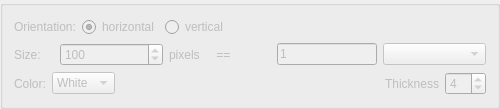
             <widget class="QGroupBox" name="scale_groupbox">
              <property name="enabled">
               <bool>false</bool>
              </property>
              <property name="sizePolicy">
               <sizepolicy hsizetype="Expanding" vsizetype="Preferred">
                <horstretch>0</horstretch>
                <verstretch>0</verstretch>
               </sizepolicy>
              </property>
              <property name="minimumSize">
               <size>
                <width>500</width>
                <height>0</height>
               </size>
              </property>
              <property name="maximumSize">
               <size>
                <width>500</width>
                <height>16777215</height>
               </size>
              </property>
              <property name="title">
               <string/>
              </property>
              <layout class="QVBoxLayout" name="verticalLayout_2">
               <item>
                <layout class="QHBoxLayout" name="horizontalLayout_2">
                 <item>
                  <widget class="QLabel" name="label_2">
                   <property name="text">
                    <string>Orientation:</string>
                   </property>
                  </widget>
                 </item>
                 <item>
                  <widget class="QRadioButton" name="scale_horizontal_orientation">
                   <property name="text">
                    <string>horizontal</string>
                   </property>
                   <property name="checked">
                    <bool>true</bool>
                   </property>
                  </widget>
                 </item>
                 <item>
                  <widget class="QRadioButton" name="scale_vertical_orientation">
                   <property name="text">
                    <string>vertical</string>
                   </property>
                  </widget>
                 </item>
                 <item>
                  <spacer name="horizontalSpacer_6">
                   <property name="orientation">
                    <enum>Qt::Horizontal</enum>
                   </property>
                   <property name="sizeHint" stdset="0">
                    <size>
                     <width>40</width>
                     <height>20</height>
                    </size>
                   </property>
                  </spacer>
                 </item>
                </layout>
               </item>
               <item>
                <layout class="QHBoxLayout" name="horizontalLayout_3">
                 <item>
                  <widget class="QLabel" name="label_3">
                   <property name="minimumSize">
                    <size>
                     <width>40</width>
                     <height>0</height>
                    </size>
                   </property>
                   <property name="maximumSize">
                    <size>
                     <width>40</width>
                     <height>16777215</height>
                    </size>
                   </property>
                   <property name="text">
                    <string>Size:</string>
                   </property>
                  </widget>
                 </item>
                 <item>
                  <widget class="QSpinBox" name="scale_size_spinbox">
                   <property name="minimum">
                    <number>1</number>
                   </property>
                   <property name="maximum">
                    <number>10000</number>
                   </property>
                   <property name="value">
                    <number>100</number>
                   </property>
                  </widget>
                 </item>
                 <item>
                  <widget class="QLabel" name="label_4">
                   <property name="text">
                    <string>pixels     ==</string>
                   </property>
                  </widget>
                 </item>
                 <item>
                  <widget class="QLineEdit" name="scale_real_size">
                   <property name="minimumSize">
                    <size>
                     <width>100</width>
                     <height>0</height>
                    </size>
                   </property>
                   <property name="maximumSize">
                    <size>
                     <width>100</width>
                     <height>16777215</height>
                    </size>
                   </property>
                   <property name="text">
                    <string>1</string>
                   </property>
                  </widget>
                 </item>
                 <item>
                  <widget class="QComboBox" name="scale_units_combobox"/>
                 </item>
                </layout>
               </item>
               <item>
                <layout class="QHBoxLayout" name="horizontalLayout_5">
                 <item>
                  <widget class="QLabel" name="label_5">
                   <property name="text">
                    <string>Color:</string>
                   </property>
                  </widget>
                 </item>
                 <item>
                  <widget class="QComboBox" name="scale_color_combobox">
                   <item>
                    <property name="text">
                     <string>White</string>
                    </property>
                   </item>
                   <item>
                    <property name="text">
                     <string>Red</string>
                    </property>
                   </item>
                   <item>
                    <property name="text">
                     <string>Blue</string>
                    </property>
                   </item>
                   <item>
                    <property name="text">
                     <string>Green</string>
                    </property>
                   </item>
                   <item>
                    <property name="text">
                     <string>Black</string>
                    </property>
                   </item>
                  </widget>
                 </item>
                 <item>
                  <spacer name="horizontalSpacer_3">
                   <property name="orientation">
                    <enum>Qt::Horizontal</enum>
                   </property>
                   <property name="sizeHint" stdset="0">
                    <size>
                     <width>40</width>
                     <height>20</height>
                    </size>
                   </property>
                  </spacer>
                 </item>
                 <item>
                  <widget class="QLabel" name="label">
                   <property name="text">
                    <string>Thickness</string>
                   </property>
                  </widget>
                 </item>
                 <item>
                  <widget class="QSpinBox" name="scale_thickness">
                   <property name="minimum">
                    <number>1</number>
                   </property>
                   <property name="maximum">
                    <number>50</number>
                   </property>
                   <property name="value">
                    <number>4</number>
                   </property>
                  </widget>
                 </item>
                </layout>
               </item>
              </layout>
             </widget>
